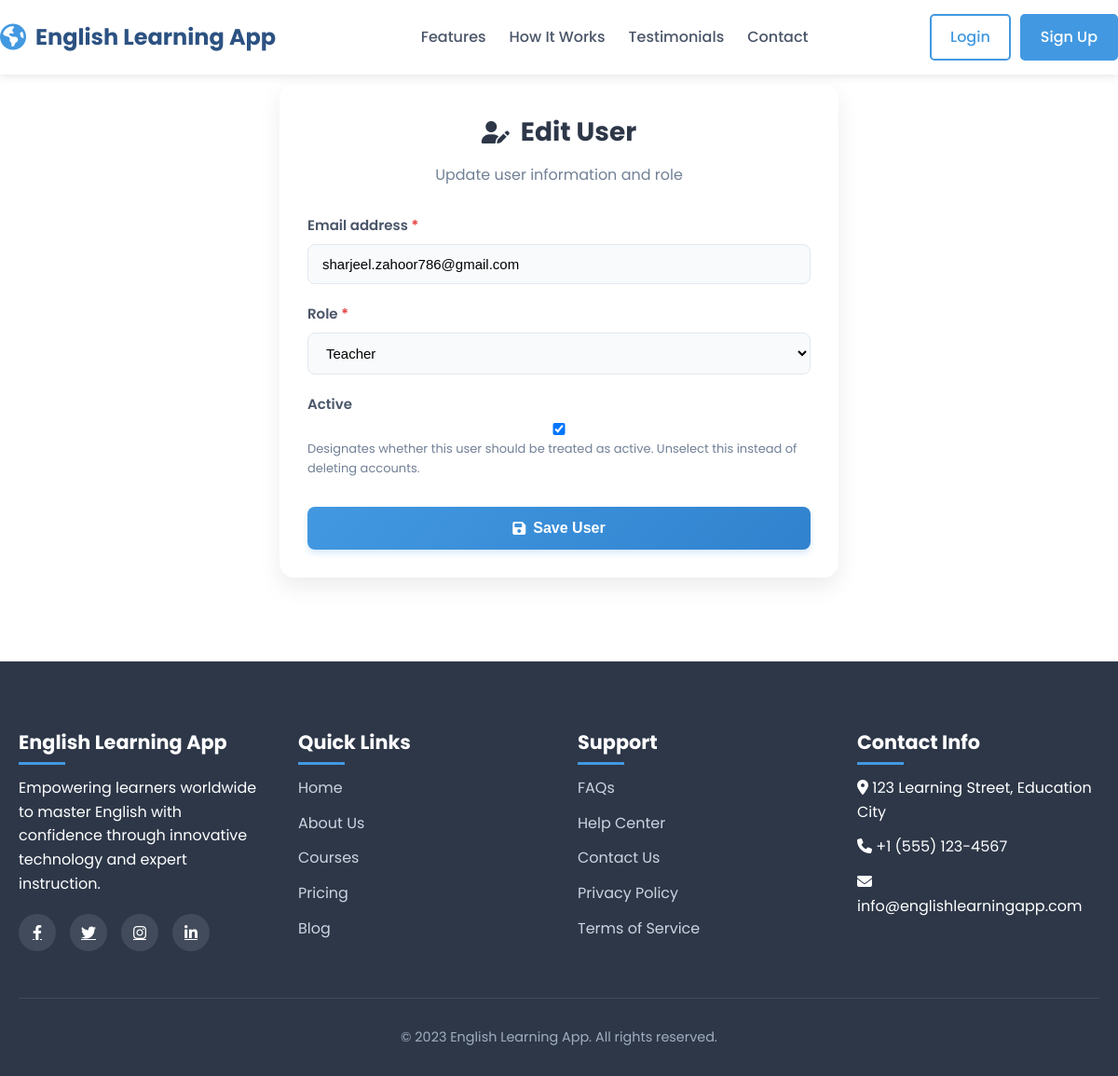
The page /accounts/users/1/edit/ (signed in) on the database its author committed.
### accounts/models.py (models this page shows, shortened)
class User(AbstractUser):
    email = models.EmailField('email address', unique=True)
    class Roles(models.TextChoices):
        ADMIN = 'ADMIN', 'Admin'
        TEACHER = 'TEACHER', 'Teacher'
        STUDENT = 'STUDENT', 'Student'
    role = models.CharField(
        max_length=20,
        choices=Roles.choices,
        default=Roles.STUDENT
    )

### accounts/views.py (the view)
# urls.py: path("users/<int:user_id>/edit/", views.user_edit, name="user_edit"),
@login_required
def user_edit(request, user_id):
    if not request.user.is_superuser:  # ✅ only superuser can access
        return redirect("accounts:dashboard_redirect")
    user = get_object_or_404(User, id=user_id)
    if request.method == "POST":
        form = UserUpdateForm(request.POST, instance=user)
        if form.is_valid():
            form.save()
            return redirect("accounts:user_list")
    else:
        form = UserUpdateForm(instance=user)
    return render(request, "accounts/user_form.html", {"form": form})

### accounts/forms.py
class UserUpdateForm(forms.ModelForm):
    class Meta:
        model = User
        fields = ("email", "role", "is_active")  # no password fields here

### accounts/templates/accounts/user_form.html (shortened to what this page needs)
{% extends "core/home.html" %}
{% block content %}
<div class="form-container">
    <div class="form-header">
        <h1>
            {% if form.instance.pk %}
                <i class="fas fa-user-edit"></i> Edit User
            {% else %}
                <i class="fas fa-user-plus"></i> Add New User
            {% endif %}
        </h1>
        <p>
            {% if form.instance.pk %}
                Update user information and role
            {% else %}
                Create a new user account
            {% endif %}
        </p>
    </div>
    <form method="post" class="user-form">
        {% for field in form %}
            <div class="form-group">
                <label for="{{ field.id_for_label }}">
                    {{ field.label }}
                    {% if field.field.required %}<span class="required">*</span>{% endif %}
                </label>
                {{ field }}
                {% if field.help_text %}
                    <div class="helptext">{{ field.help_text }}</div>
                {% endif %}
            </div>
        {% endfor %}
        <button type="submit" class="submit-btn">
            <i class="fas fa-save"></i> Save User
        </button>
    </form>
</div>
{% endblock %}

### core/templates/core/home.html (style rules this page uses)
* { margin: 0; padding: 0; box-sizing: border-box; }
body { font-family: 'Poppins', sans-serif; line-height: 1.6; color: #333; overflow-x: hidden; }

### accounts/templates/accounts/user_form.html (style rules this page uses)
.form-container { max-width: 600px; margin: 90px auto; background: #fff; padding: 30px; border-radius: 16px; box-shadow: 0 10px 25px rgba(0, 0, 0, 0.08); font-family: 'Poppins', sans-serif; }
.form-header { text-align: center; margin-bottom: 30px; }
.form-header h1 { font-size: 28px; font-weight: 700; color: #2d3748; margin-bottom: 10px; display: flex; align-items: center; justify-content: center; }
.form-header h1 i { margin-right: 12px; font-size: 24px; }
.form-header p { color: #718096; font-size: 16px; }
.user-form { display: flex; flex-direction: column; gap: 20px; }
.form-group { display: flex; flex-direction: column; }
.form-group label { font-weight: 600; color: #4a5568; margin-bottom: 8px; font-size: 15px; }
.form-group input, .form-group select { padding: 12px 15px; border: 1px solid #e2e8f0; border-radius: 8px; font-size: 15px; transition: all 0.3s ease; background-color: #f8fafc; }
.form-group .helptext { font-size: 13px; color: #718096; margin-top: 5px; }
.submit-btn { background: linear-gradient(135deg, #4299e1, #3182ce); color: white; font-weight: 600; padding: 14px 20px; border: none; border-radius: 8px; cursor: pointer; transition: all 0.3s ease; font-size: 16px; margin-top: 10px; display: flex; align-items: center; justify-content: center; box-shadow: 0 4px 6px rgba(66, 153, 225, 0.2); }
.submit-btn i { margin-right: 8px; }
.required { color: #e53e3e; }

### rows shown on the page
User: form "sharjeel.zahoor786@gmail.com" "Teacher" "☑"

### other values the page prints
{{ field.label }} "Email address" "Role" "Active"
{{ field.help_text }} "Designates whether this user should be treated as active. Unselect this instead of deleting accounts."
